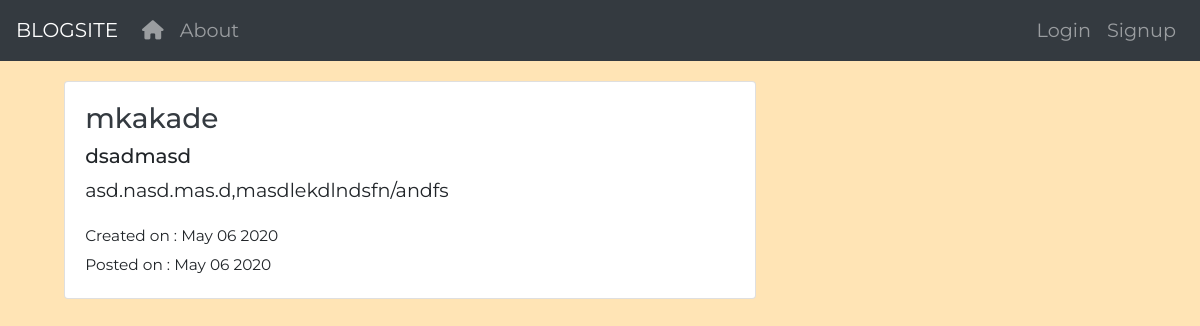
The page /post/mkakade/31/ on the database its author committed.
### blog/models.py (models this page shows, shortened)
class Post(models.Model):
    author=models.ForeignKey(User,on_delete=models.CASCADE)
    title= models.CharField(max_length=100)
    content = models.TextField()
    create_date=models.DateTimeField(default=timezone.now)
    post_date=models.DateTimeField(blank=True,null=True)
    upvote = models.PositiveIntegerField(default=0)

### blog/views.py (the view)
# urls.py: path('post/<username>/<int:pk>/',PostDetail.as_view(),name ='post-detail'),
class PostDetail(DetailView):
    model = Post

### blog/templates/blog/post_detail.html (shortened to what this page needs)
{% extends "blog/base.html" %}
{% block content %}
<div class="card">
  <div class="card-body">
    <h3 class ="mb-2"><a class ="text-dark" href="{% url 'user-posts' username=object.author.username %}">{{object.author}}</a></h3>
    <h5>{{object.title}}</h5>
    <p>{{object.content}}</p>
    <small>Created on : {{object.create_date|date:'F d Y'}}</small>
    {% if object.post_date %}
    <div class="date postdate">
      <small>Posted on : {{object.post_date|date:'F d Y'}}</small>
    </div>
    {% else %}
    <a class="btn btn-default" href="{% url 'post-publish' pk=object.id %}">Publish</a>
    {% endif %}
  </div>
</div>
{% endblock content %}

### blog/static/blog/css/myStyle.css (style rules this page uses)
body { font-family: 'Montserrat', sans-serif; font-size: larger; font-weight: 400; background-color: moccasin; }
.card { margin: 1em; }

### rows shown on the page
Post: author "mkakade", title "dsadmasd", content "asd.nasd.mas.d,masdlekdlndsfn/andfs", create_date "May 06 2020", post_date "May 06 2020"
